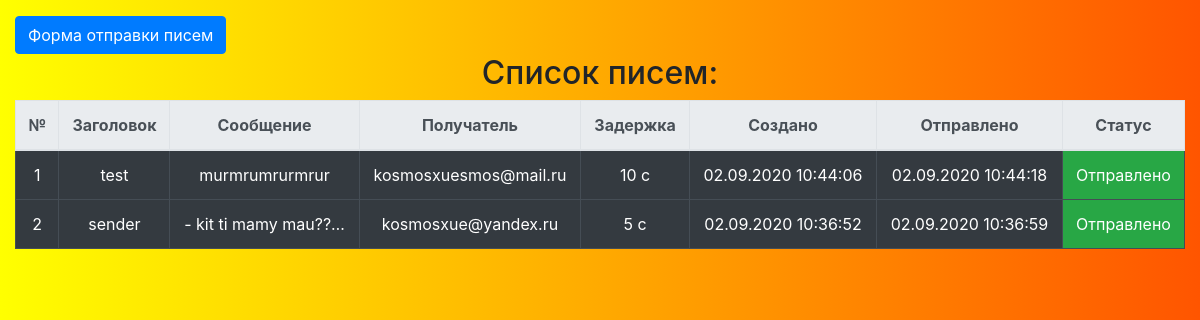
Page /list/ on the committed database.
### sender_app/models.py (models this page shows, shortened)
class EmailSender(models.Model):
    STATUS_CHOICES = [
        (UNSENT_STATUS, "Неотправлено"),
        (SENT_STATUS, "Отправлено"),
        (ERROR_STATUS, "Ошибка отправки"),
    ]
    subject = models.CharField(
        verbose_name = u"Заголовок",
        max_length=100
        )
    message = models.TextField(
        verbose_name = u"Сообщение",
        )
    email = models.EmailField(
        verbose_name = u"Получатель",
        )
    delay = models.IntegerField(
        verbose_name = u"Задержка отправки",
        validators=[
            MinValueValidator(0),
            MaxValueValidator(24 * 60 * 60) # 24 часа в секундах
            ]
        )
    create_time = models.DateTimeField(
        verbose_name = u"Создано",
        auto_now_add=True
        )
    send_time = models.DateTimeField(
        verbose_name = u"Отправлено",
        auto_now_add=True
        )
    send_status = models.SmallIntegerField(
        verbose_name = u"Статус отправки",
        choices=STATUS_CHOICES,
        default=UNSENT_STATUS
        )
    class Meta:
        verbose_name = u"Письма"
        verbose_name_plural = u"Письма"

### sender_app/views.py (the view)
# urls.py: path('list/', views.EmailSenderList.as_view(), name="email_list"),
class EmailSenderList(ListView):
    model = EmailSender
    template_name = 'email_list.html'
    def get_queryset(self):
    	return EmailSender.objects.order_by('create_time').reverse()[:10]

### templates/email_list.html (shortened to what this page needs)
{% extends 'base.html' %}
{% block link %}<a class="btn btn-primary" href="{%url 'sender_app:email_create'%}">Форма отправки писем</a>{% endblock %}
{% block title_h2 %}Список писем:{% endblock %}
{% block content %}
<div id="mail">
    <table class="table table-dark table-stripped table-hover">
        <thead class="thead-light">
            <tr class="table-bordered text-center">
                <th>№</th>
                <th>Заголовок</th>
                <th>Сообщение</th>
                <th>Получатель</th>
                <th>Задержка</th>
                <th>Создано</th>
                <th>Отправлено</th>
                <th>Статус</th>
            </tr>
        </thead>
        <tbody id="mailblock" class="table-bordered text-center">
            {% for mail in object_list %}
            <tr>
                <td>{{ forloop.counter }}</td>
                <td>{{ mail.subject|truncatechars:20 }}</td>
                <td>{{ mail.message|truncatechars:20 }}</td>
                <td>{{ mail.email }}</td>
                <td>{{ mail.delay }} с</td>
                <td>{{ mail.create_time|date:'d.m.Y H:i:s' }}</td>
                {% if mail.send_status == 1 %}
                <td></td>
                {% else %}
                <td>{{ mail.send_time|date:'d.m.Y H:i:s' }}</td>
                {% endif %}
                {% if mail.send_status == 1 %}
                <td class="bg-warning status">Неотправлено</td>
                {% elif mail.send_status == 2 %}
                <td class="bg-success status">Отправлено</td>
                {% elif mail.send_status == 3 %}
                <td class="bg-danger status">Ошибка отправки</td>
                {% endif %}
            </tr>
            {% endfor %}
    </table>
</div>
{% endblock %}

### templates/base.html (shortened to what this page needs)
<!DOCTYPE html>
<html lang="ru">
<head>
    <link href="/static/css/bootstrap.min.css" rel="stylesheet">
</head>
<body style="background: linear-gradient(90deg, rgba(255,255,0,1) 0%, rgba(255,85,0,1) 100%);">
    <div class="container-fluid">
        <div class="row">
            <div class="col-12 my-3">
            {% block link %}{% endblock %}
            <h2 class="text-center">{% block title_h2 %}{% endblock %}</h2>
            {% block content %}{% endblock %}
            </div>
        </div>
    </div>
</body>
</html>

### rows in the picture
EmailSender: subject "test", message "murmrumrurmrur", email "kosmosxuesmos@mail.ru", delay "10", create_time "02.09.2020 10:44:06", send_time "02.09.2020 10:44:18", send_status "Отправлено"
EmailSender: subject "sender", message "- kit ti mamy mau??…", email "kosmosxue@yandex.ru", delay "5", create_time "02.09.2020 10:36:52", send_time "02.09.2020 10:36:59", send_status "Отправлено"
